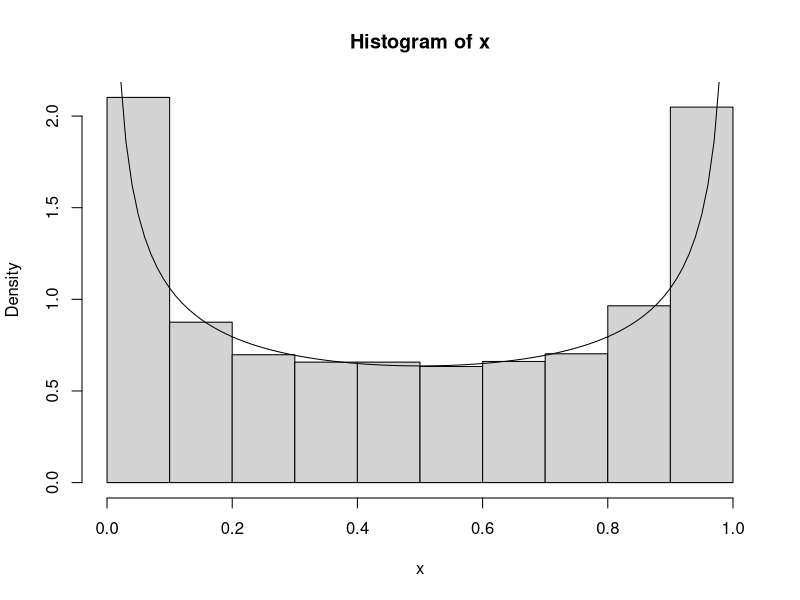
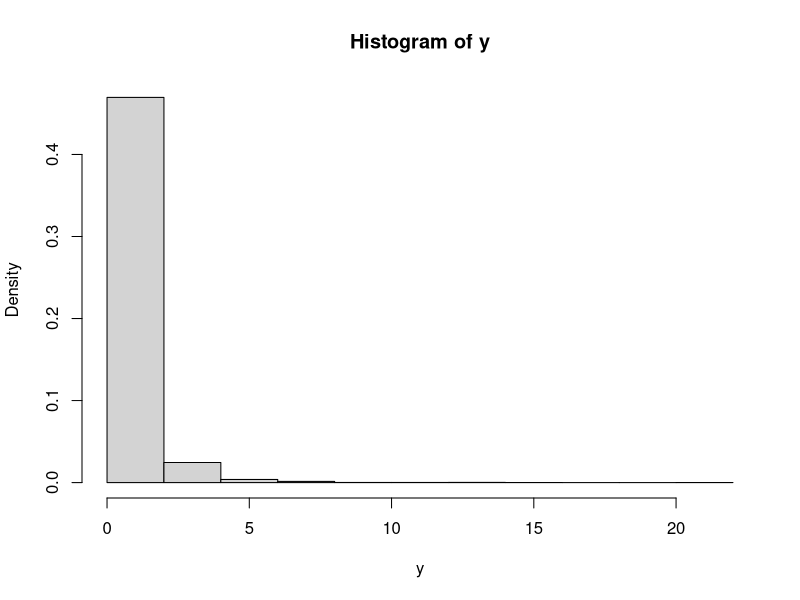
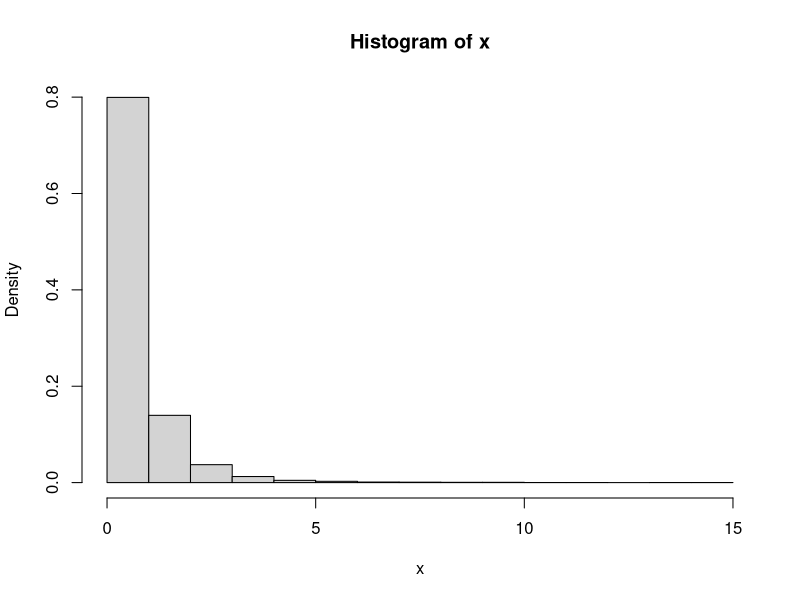
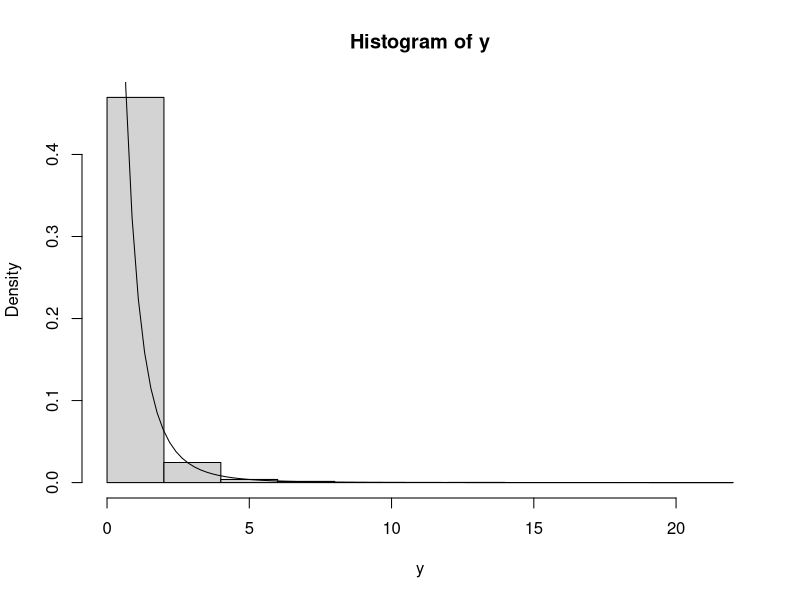
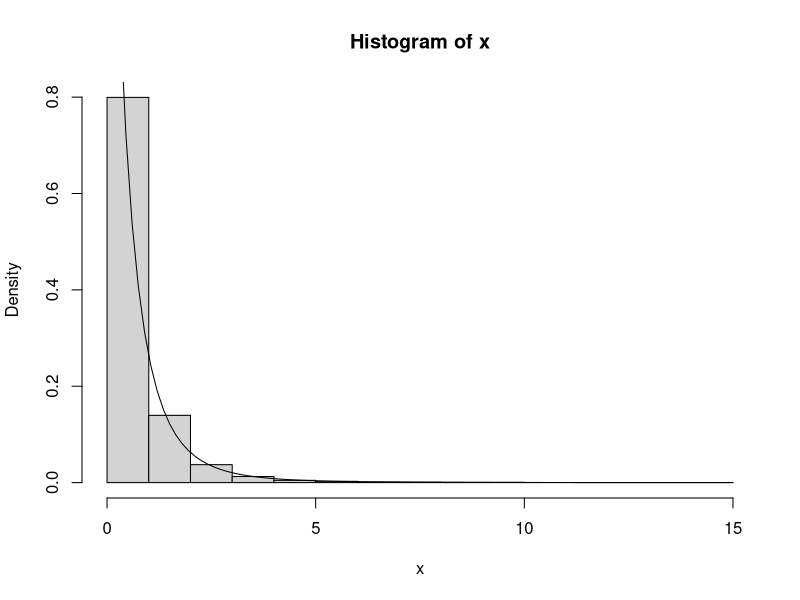
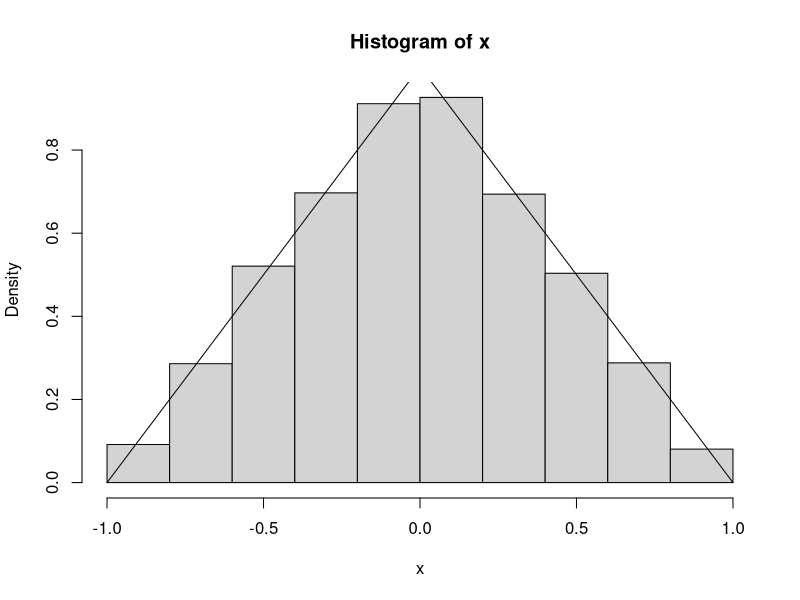
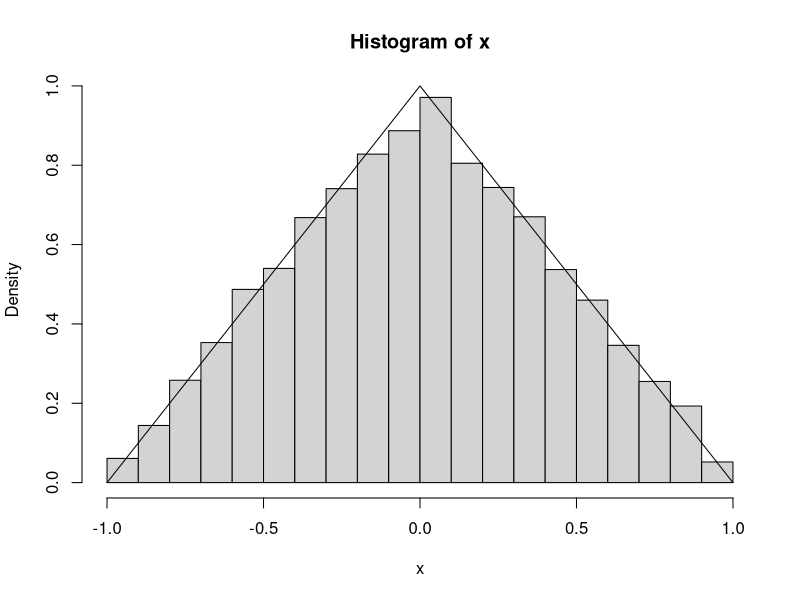

Here is the R script that generated these plots, in order:
## ---- chunk 1
knitr::opts_chunk$set(echo = TRUE, warning=FALSE, message=FALSE)
## ---- chunk 2
ISg1=function() {
  u=runif(1)
  return(u^2)
}
ISg2=function() {
  u=runif(1)
  return(2*u-u^2)
}

compY=function(){
  i=rbinom(1, 1, 0.5)
  if(i==0){y=ISg1()}
  else{y=ISg2()}
  return(y)
}

simY=replicate(10^4, compY())
## ---- chunk 3
n=10^4
f=function(x) 1/(pi*sqrt(x)*sqrt(1-x))
g=function(x) (1/(2*sqrt(x))+1/(2*sqrt(1-x)))/2
M=optimize(f=function(x){f(x)/g(x)},
           maximum=T, interval=c(0,1))$objective
u=runif(n)
y=replicate(10^4, compY())
x=y[u<f(y)/(M*g(y))]

hist(x, freq = F)
curve(f(x), add=T)
## ---- chunk 4
simT=function(r){
  x=rnorm(1, 0, 1)
  y=rchisq(1, r)
  t=x/sqrt(y/r)
  return(t)
}

x=replicate(10^4, simT(4))
y=replicate(10^4, simT(5))
mean(abs(x-y))
## ---- chunk 5
n=10^4
u=runif(n)
y=(-16/(u-1))^(1/4)-2
hist(y, freq = F)
## ---- chunk 6
n=10^4
w=rgamma(n, 4, 2)
x=rexp(n, w)
hist(x, freq=F)
## ---- chunk 7
hist(y, freq = F)
curve(64/(2+x)^5, add=T)
hist(x, freq=F)
curve(64/(2+x)^5, add=T)

mean(y)
var(y)
mean(x)
var(x)
## ---- chunk 8
simF=function(y){
    v1=rchisq(1, 3)
    v2=rchisq(1, 4)
    f=(v1/3)/(v2/4)
    return(f)
}

randF=replicate(10^4, simF())

mean(randF>40)
pf(40, 3, 4, lower.tail = F)
## ---- chunk 9
n=10^4

isF= function(z,n){
  u=runif(n)
  gx=function(x) {200/x^3}
  X=sqrt(100/(1-u))
  w = df(X, 3, 4)/gx(X)
  mean(w*(X>z))
}

isF(40, n)
## ---- chunk 10
system.time({
  simF=function(y){
      v1=rchisq(1, 3)
      v2=rchisq(1, 4)
      f=(v1/3)/(v2/4)
      return(f)
  }
  
  randF=replicate(10^4, simF())
  
  mean(randF>40)
})

system.time({
  n=10^4
  
isF= function(z,n){
  u=runif(n)
  gx=function(x) {200/x^3}
  X=sqrt(100/(1-u))
  w = df(X, 3, 4)/gx(X)
  mean(w*(X>z))
}
  
  isF(40, n)

})
## ---- chunk 11
n=10^4
fx=function(x) {sqrt(2/pi)*exp(-x^2/2)*x^2}

simN=function(a, b){
  fx=function(x)  {sqrt(2/pi)*exp(-x^2/2)}
  gx=function(x) {1/2*exp(-abs(x))}
  M=optimize(f=function(x){fx(x)/gx(x)}, maximum = T,
             interval=c(0, 100))$objective
  while(T){
    u=runif(1)
    X=log(2*u)*(u<=1/2)-log(2*(1-u))*(u>1/2)
    Y=runif(1, 0, M*gx(X))
    if(Y<fx(X)) return(b*(2*rbinom(1, 1, 1/2)-1)*X+a)
  }
}


randN1=replicate(n, simN(0, 1))
mean((randN1>1)*randN1^2)

# true value
randN0=rnorm(n)
mean((randN0>1)*randN0^2)
## ---- chunk 12
n=10^4

rnormt=function(n, range) {
  F.a=pnorm(min(range))
  F.b=pnorm(max(range))
  
  u=runif(n, min = F.a, max = F.b)
  
  qnorm(u)
  
}

isN1=function(z,n){
  u=runif(n)
  gx=function(x) {1/(sqrt(2*pi)*(1-pnorm(1)))*exp(-0.5*x^2)}
  X=rnormt(n, c(1, Inf))   
  w = dnorm(X)/gx(X)
  mean(w*(X>z)*X^2)
}

isN1(1, n)

# true value
randN0=rnorm(n)
mean((randN0>1)*randN0^2)
## ---- chunk 13
n=10^4

isN2= function(z,n){
  u=runif(n)
  hx=function(x) {x*exp((1-x^2)/2)}
  X=sqrt(1-2*log(1-u))   
  w = dnorm(X)/hx(X)
  mean(w*(X>z)*X^2)
}

isN2(1, n)

# true value
randN0=rnorm(n)
mean((randN0>1)*randN0^2)
## ---- chunk 14
set.seed(1)

# (a)
mean((randN1>1)*randN1^2)
sd((randN1>1)*randN1^2)

# (b)
n=10^4
z=1

u=runif(n)
gx=function(x) {1/(sqrt(2*pi)*(1-pnorm(1)))*exp(-0.5*x^2)}
randN2=rnormt(n, c(1, Inf))   
w=dnorm(randN2)/gx(randN2)

mean(w*(randN2>z)*randN2^2)
sd(w*(randN2>z)*randN2^2)

# (c)
n=10^4
z=1

u=runif(n)
hx=function(x) {x*exp((1-x^2)/2)}
randN3=sqrt(1-2*log(1-u))   
w = dnorm(randN3)/hx(randN3)

mean(w*(randN3>z)*randN3^2)
sd(w*(randN3>z)*randN3^2)
## ---- chunk 15
# rejection method
u1=runif(10^4, -1, 1)
u2=runif(10^4)
x=u1[u2<(1-abs(u1))]
hist(x, freq=F)
curve(1-abs(x), add=T)

# inverse transform method
n=10^4
u=runif(n)
x=(-1+sqrt(2*u))*(u<1/2)+(1-sqrt(2*(1-u)))*(u>1/2)
hist(x, freq=F)
curve(1-abs(x), add=T)
